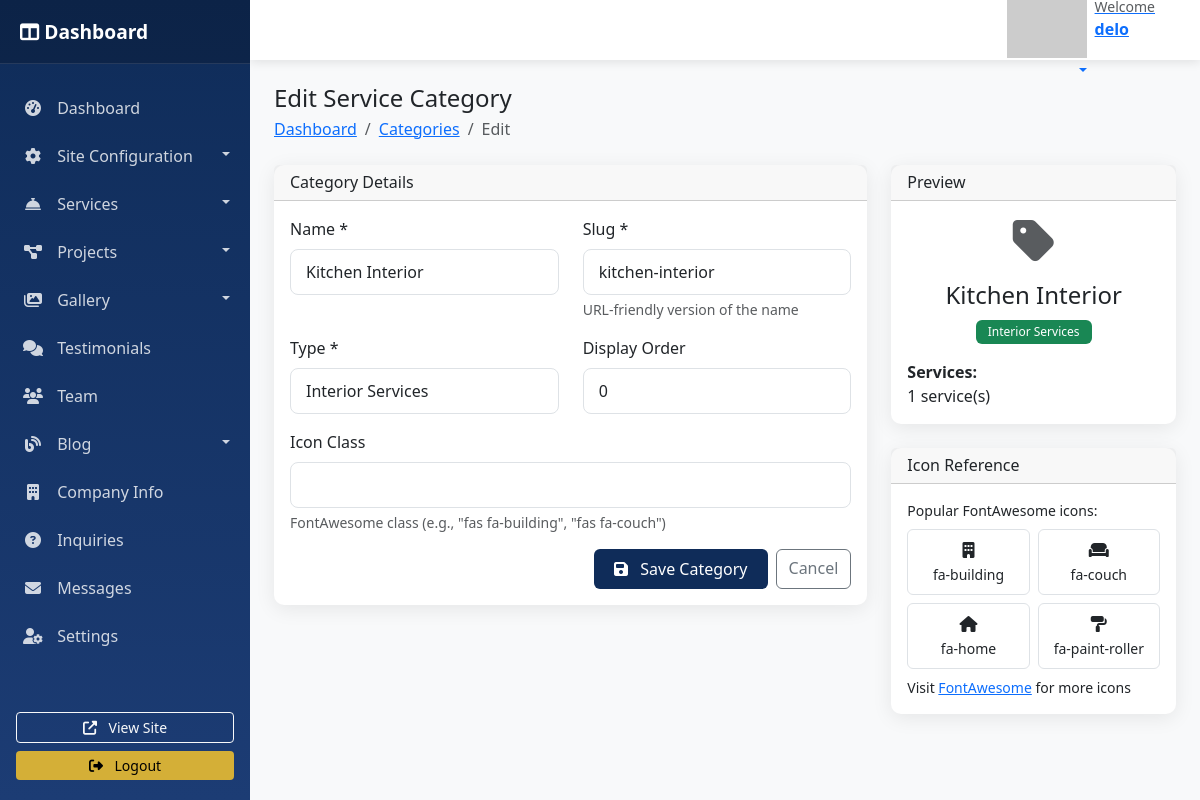
/dashboard/services/categories/1/edit/ (signed in), run on the app's committed database.
### arch_design/models.py (models this page shows, shortened)
class ServiceCategory(models.Model):
    CATEGORY_CHOICES = [
        ('exterior', 'Exterior Services'),
        ('interior', 'Interior Services'),
    ]
    name = models.CharField(max_length=100)
    slug = models.SlugField(max_length=100, unique=True)
    category_type = models.CharField(max_length=10, choices=CATEGORY_CHOICES)
    icon_class = models.CharField(max_length=50, blank=True, null=True,
                                  help_text="FontAwesome or custom icon class")
    display_order = models.PositiveIntegerField(default=0)
    class Meta:
        ordering = ['display_order', 'name']
        verbose_name = "Service Category"
        verbose_name_plural = "Service Categories"

### dashboard/views.py (the view)
# urls.py: path('services/categories/<int:pk>/edit/', views.service_category_edit, name='service_category_edit'),
@login_required
@user_passes_test(is_staff_user)
def service_category_edit(request, pk=None):
    if pk:
        category = get_object_or_404(ServiceCategory, pk=pk)
    else:
        category = None
    if request.method == 'POST':
        form = ServiceCategoryForm(request.POST, instance=category)
        if form.is_valid():
            form.save()
            messages.success(request, f'Category {"updated" if pk else "created"} successfully!')
            return redirect('service_category_list')
    else:
        form = ServiceCategoryForm(instance=category)
    return render(request, 'dashboard/services/category_form.html', {'form': form, 'category': category})

### dashboard/forms.py
class ServiceCategoryForm(forms.ModelForm):
    class Meta:
        model = ServiceCategory
        fields = '__all__'
        widgets = {
            'name': forms.TextInput(attrs={'class': 'form-control'}),
            'slug': forms.TextInput(attrs={'class': 'form-control'}),
            'category_type': forms.Select(attrs={'class': 'form-control'}),
            'icon_class': forms.TextInput(attrs={'class': 'form-control'}),
            'display_order': forms.NumberInput(attrs={'class': 'form-control'}),
        }

### arch_design/context_processors.py (called while the page is built)
def site_config(request):
    try:
        config = SiteConfiguration.objects.first()
        return {
            'site_config': config,
        }
    except:
        return {
            'site_config': None,
        }

### dashboard/views.py (called while the page is built)
def is_staff_user(user):
    return user.is_staff or user.is_superuser

### arch_design/templates/dashboard/services/category_form.html (shortened to what this page needs)
{% extends 'dashboard/base.html' %}
{% block page_title %}{% if category %}Edit{% else %}Create{% endif %} Service Category{% endblock %}
{% block breadcrumb %}
<li class="breadcrumb-item"><a href="{% url 'service_category_list' %}">Categories</a></li>
<li class="breadcrumb-item active">{% if category %}Edit{% else %}Create{% endif %}</li>
{% endblock %}
{% block content %}
<div class="row">
    <div class="col-lg-8">
        <div class="card dashboard-card">
            <div class="card-header">
                <h6 class="card-title mb-0">Category Details</h6>
            </div>
            <div class="card-body">
                <form method="POST">
                    <div class="row">
                        <div class="col-md-6 mb-3">
                            <label for="id_name" class="form-label">Name *</label>
                            {{ form.name }}
                        </div>
                        <div class="col-md-6 mb-3">
                            <label for="id_slug" class="form-label">Slug *</label>
                            {{ form.slug }}
                            <div class="form-text">URL-friendly version of the name</div>
                        </div>
                    </div>
                    <div class="row">
                        <div class="col-md-6 mb-3">
                            <label for="id_category_type" class="form-label">Type *</label>
                            {{ form.category_type }}
                        </div>
                        <div class="col-md-6 mb-3">
                            <label for="id_display_order" class="form-label">Display Order</label>
                            {{ form.display_order }}
                        </div>
                    </div>
                    <div class="mb-3">
                        <label for="id_icon_class" class="form-label">Icon Class</label>
                        {{ form.icon_class }}
                        <div class="form-text">
                            FontAwesome class (e.g., "fas fa-building", "fas fa-couch")
                        </div>
                    </div>
                    <div class="d-flex justify-content-end gap-2">
                        <button type="submit" class="btn btn-primary">
                            <i class="fas fa-save me-2"></i> Save Category
                        </button>
                        <a href="{% url 'service_category_list' %}" class="btn btn-outline-secondary">
                            Cancel
                        </a>
                    </div>
                </form>
            </div>
        </div>
    </div>
    <div class="col-lg-4">
        <div class="card dashboard-card">
            <div class="card-header">
                <h6 class="card-title mb-0">Preview</h6>
            </div>
            <div class="card-body text-center">
                <div class="mb-3">
                    {% if form.instance.icon_class %}
                    <i class="{{ form.instance.icon_class }} fa-3x text-primary mb-3"></i>
                    {% else %}
                    <i class="fas fa-tag fa-3x text-muted mb-3"></i>
                    {% endif %}
                    <h4>{{ form.instance.name|default:"Category Name" }}</h4>
                    <span class="badge
                        {% if form.instance.category_type == 'exterior' %}bg-primary
                        {% elif form.instance.category_type == 'interior' %}bg-success
                        {% else %}bg-secondary{% endif %}">
                        {{ form.instance.get_category_type_display|default:"Type" }}
                    </span>
                </div>
                <div class="text-start">
                    <strong>Services:</strong>
                    <p class="mb-0">
                        {% if category %}
                        {{ category.services.count }} service(s)
                        {% else %}
                        0 services
                        {% endif %}
                    </p>
                </div>
            </div>
        </div>
        <div class="card dashboard-card mt-4">
            <div class="card-header">
                <h6 class="card-title mb-0">Icon Reference</h6>
            </div>
            <div class="card-body">
                <p class="small mb-2">Popular FontAwesome icons:</p>
                <div class="row g-2">
                    <div class="col-6">
                        <div class="border rounded p-2 text-center">
                            <i class="fas fa-building"></i><br>
                            <small>fa-building</small>
                        </div>
                    </div>
                    <div class="col-6">
                        <div class="border rounded p-2 text-center">
                            <i class="fas fa-couch"></i><br>
                            <small>fa-couch</small>
                        </div>
                    </div>
                    <div class="col-6">
                        <div class="border rounded p-2 text-center">
                            <i class="fas fa-home"></i><br>
                            <small>fa-home</small>
                        </div>
                    </div>
                    <div class="col-6">
                        <div class="border rounded p-2 text-center">
                            <i class="fas fa-paint-roller"></i><br>
                            <small>fa-paint-roller</small>
                        </div>
                    </div>
                </div>
                <p class="small mt-2 mb-0">Visit <a href="https://fontawesome.com/icons" target="_blank">FontAwesome</a> for more icons</p>
            </div>
        </div>
    </div>
</div>
{% endblock %}

### arch_design/templates/dashboard/base.html (shortened to what this page needs)
<!DOCTYPE html>
<html lang="en">
<head>
    <link href="https://cdn.jsdelivr.net/npm/bootstrap@5.3.0/dist/css/bootstrap.min.css" rel="stylesheet">
    <link rel="stylesheet" href="https://cdnjs.cloudflare.com/ajax/libs/font-awesome/6.4.0/css/all.min.css">
    <link href="https://cdn.jsdelivr.net/npm/select2@4.1.0-rc.0/dist/css/select2.min.css" rel="stylesheet" />
</head>
<body>
    <div id="wrapper">
        <nav id="sidebar">
            <div class="sidebar-header">
                <h3>
                    <i class="fas fa-columns"></i> Dashboard
                </h3>
            </div>
            <ul class="list-unstyled components">
                <li class="{% if request.resolver_match.url_name == 'dashboard_home' %}active{% endif %}">
                    <a href="{% url 'dashboard_home' %}">
                        <i class="fas fa-tachometer-alt"></i> Dashboard
                    </a>
                </li>
                <li>
                    <a href="#siteSubmenu" data-bs-toggle="collapse" aria-expanded="false" class="dropdown-toggle">
                        <i class="fas fa-cog"></i> Site Configuration
                    </a>
                </li>
                <li>
                    <a href="#servicesSubmenu" data-bs-toggle="collapse" aria-expanded="false" class="dropdown-toggle">
                        <i class="fas fa-concierge-bell"></i> Services
                    </a>
                </li>
                <li>
                    <a href="#projectsSubmenu" data-bs-toggle="collapse" aria-expanded="false" class="dropdown-toggle">
                        <i class="fas fa-project-diagram"></i> Projects
                    </a>
                </li>
                <li>
                    <a href="#gallerySubmenu" data-bs-toggle="collapse" aria-expanded="false" class="dropdown-toggle">
                        <i class="fas fa-images"></i> Gallery
                    </a>
                </li>
                <li>
                    <a href="{% url 'testimonial_list' %}">
                        <i class="fas fa-comments"></i> Testimonials
                    </a>
                </li>
                <li>
                    <a href="{% url 'team_list' %}">
                        <i class="fas fa-users"></i> Team
                    </a>
                </li>
                <li>
                    <a href="#blogSubmenu" data-bs-toggle="collapse" aria-expanded="false" class="dropdown-toggle">
                        <i class="fas fa-blog"></i> Blog
                    </a>
                </li>
                <li>
                    <a href="{% url 'company_info_list' %}">
                        <i class="fas fa-building"></i> Company Info
                    </a>
                </li>
                <li>
                    <a href="{% url 'inquiry_list' %}">
                        <i class="fas fa-question-circle"></i> Inquiries
                    </a>
                </li>
                <li>
                    <a href="{% url 'contact_message_list' %}">
                        <i class="fas fa-envelope"></i> Messages
                    </a>
                </li>
                <li>
                    <a href="{% url 'dashboard_settings' %}">
                        <i class="fas fa-user-cog"></i> Settings
                    </a>
                </li>
            </ul>
            <div class="mt-auto p-3">
                <div class="d-grid gap-2">
                    <a href="{% url 'home' %}" target="_blank" class="btn btn-outline-light btn-sm">
                        <i class="fas fa-external-link-alt me-2"></i> View Site
                    </a>
                    <a href="{% url 'dashboard_logout' %}" class="btn btn-warning btn-sm">
                        <i class="fas fa-sign-out-alt me-2"></i> Logout
                    </a>
                </div>
            </div>
        </nav>
        <div id="content">
            <nav class="navbar navbar-expand-lg">
                <div class="container-fluid">
                    <div class="ms-auto">
                        <div class="dropdown">
                            <button class="btn btn-link dropdown-toggle" type="button" data-bs-toggle="dropdown">
                                <div class="d-flex align-items-center">
                                    <img src="https://ui-avatars.com/api/?name={{ request.user.get_full_name|default:request.user.username }}&background=0F2C59&color=fff" alt="User" class="me-2">
                                    <div class="text-start">
                                        <small class="text-muted d-block">Welcome</small>
                                        <strong>{{ request.user.get_full_name|default:request.user.username }}</strong>
                                    </div>
                                </div>
                            </button>
                        </div>
                    </div>
                </div>
            </nav>
            <div class="container-fluid p-4">
                <div class="d-flex justify-content-between align-items-center mb-4">
                    <div>
                        <h2 class="h4 mb-1">{% block page_title %}{% endblock %}</h2>
                        <nav aria-label="breadcrumb">
                            <ol class="breadcrumb mb-0">
                                <li class="breadcrumb-item"><a href="{% url 'dashboard_home' %}">Dashboard</a></li>
                                {% block breadcrumb %}{% endblock %}
                            </ol>
                        </nav>
                    </div>
                </div>
                {% block content %}{% endblock %}
            </div>
        </div>
    </div>
</body>
</html>

### arch_design/templates/dashboard/base.html (style rules this page uses)
:root { --primary-color: #0F2C59; --secondary-color: #1C3C74; --accent-color: #D4AF37; --sidebar-width: 250px; --header-height: 60px; }
body { font-family: 'Segoe UI', Tahoma, Geneva, Verdana, sans-serif; background-color: #f8f9fa; }
#wrapper { display: flex; }
#sidebar { width: var(--sidebar-width); min-height: 100vh; background: linear-gradient(180deg, var(--primary-color), var(--secondary-color)); color: white; position: fixed; transition: all 0.3s; z-index: 1000; overflow-y: auto; }
#sidebar .sidebar-header { padding: 20px; background: rgba(0, 0, 0, 0.2); border-bottom: 1px solid rgba(255, 255, 255, 0.1); }
#sidebar .sidebar-header h3 { font-size: 1.2rem; margin: 0; font-weight: 600; }
#sidebar ul.components { padding: 20px 0; }
#sidebar ul li { padding: 0; }
#sidebar ul li a { padding: 12px 20px; color: rgba(255, 255, 255, 0.8); text-decoration: none; display: block; border-left: 3px solid transparent; transition: all 0.3s; }
#sidebar ul li a i { margin-right: 10px; width: 20px; text-align: center; }
#sidebar .dropdown-toggle::after { float: right; margin-top: 8px; }
#content { width: calc(100% - var(--sidebar-width)); margin-left: var(--sidebar-width); transition: all 0.3s; }
.navbar { background: white; box-shadow: 0 2px 10px rgba(0, 0, 0, 0.1); height: var(--header-height); padding: 0 20px; }
.dashboard-card { border-radius: 10px; border: none; box-shadow: 0 4px 20px rgba(0, 0, 0, 0.08); transition: transform 0.3s; }
.badge { padding: 6px 12px; font-weight: 500; }
.btn-primary { background: var(--primary-color); border: none; padding: 8px 20px; font-weight: 500; }
.btn-warning { background: var(--accent-color); color: #000; border: none; }
.form-control, .form-select { border-radius: 8px; border: 1px solid #dee2e6; padding: 10px 15px; }

### data on the page
ServiceCategory: name "Kitchen Interior", slug "kitchen-interior", category_type "Interior Services", display_order "0", instance.name "Kitchen Interior", instance.category_type "Interior Services", services.count "1"

### other printed values
{{ request.user.get_full_name|default:request.user.username }} "delo"
